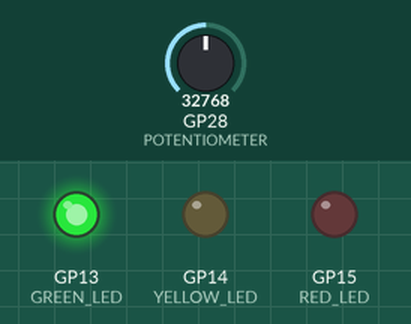
Bench run of a program on a simulated Raspberry Pi Pico running MicroPython. Parts: output pins drawn as LEDs (lit = HIGH). Inputs (shaded band) come from the test bench; at power-on: GP28 (POTENTIOMETER) = 32768 (analog values on the 0–65535 scale). What the program prints to the serial console is not drawn.

Above: at 1.2 s.
1.3 s: GP28 (POTENTIOMETER) set to 51408
2.8 s: GP28 (POTENTIOMETER) set to 52736
At 3.2 s:
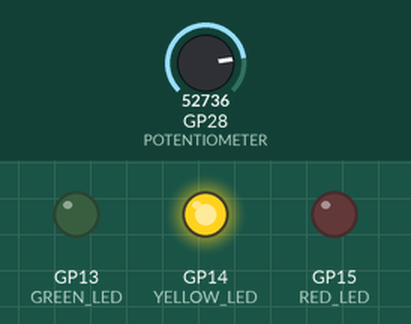
4.3 s: GP28 (POTENTIOMETER) set to 61408
5.8 s: GP28 (POTENTIOMETER) set to 62448
At 6.7 s:
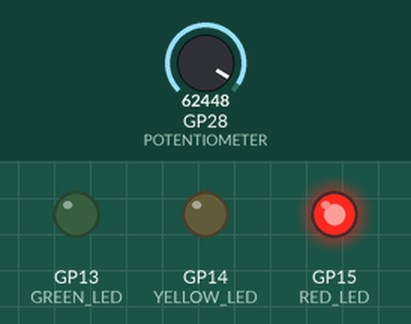
7.3 s: GP28 (POTENTIOMETER) set to 57670
At 7.8 s:
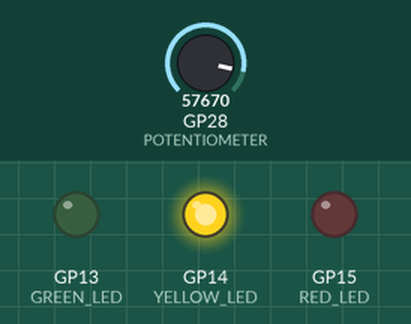
8.8 s: GP28 (POTENTIOMETER) set to 65535
At 10.2 s:
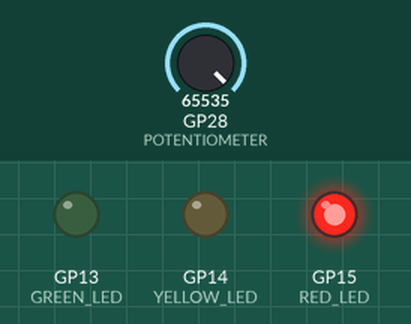
Timing chart, 0 to 11.3 s (numbered marks = the images above; inputs shaded):
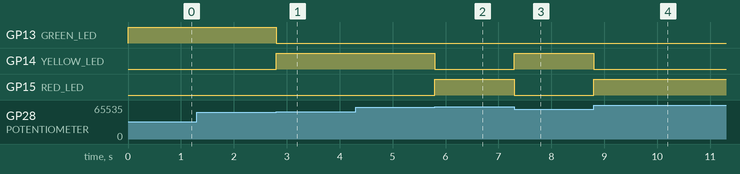

Measured:
- the behaviour switches between 52160 and 52176 on GP28 (POTENTIOMETER) (found by bisection; images 0 and 1)
- the behaviour switches between 61936 and 61952 on GP28 (POTENTIOMETER) (found by bisection; images 1 and 2)
- after the input at 2.8 s, GP13 (GREEN_LED): HIGH → LOW at once; GP14 (YELLOW_LED): LOW → HIGH at once
- after the input at 5.8 s, GP14 (YELLOW_LED): HIGH → LOW at once; GP15 (RED_LED): LOW → HIGH at once
- after the input at 7.3 s, GP14 (YELLOW_LED): LOW → HIGH at once; GP15 (RED_LED): HIGH → LOW at once
- after the input at 8.8 s, GP14 (YELLOW_LED): HIGH → LOW at once; GP15 (RED_LED): LOW → HIGH at once

The program:

main.py
```python
from machine import Pin, ADC

GREEN_LED = Pin(13, Pin.OUT)
YELLOW_LED = Pin(14, Pin.OUT)
RED_LED = Pin(15, Pin.OUT)

POTENTIOMETER = ADC(28)

def calculate_power_percentage(analog_digital_converter: ADC) -> int:
    adc_max = 65535
    adc_min = 340
    adc_current_value = analog_digital_converter.read_u16()

    max_mapped_value = 100
    min_mapped_value = 0

    mapped_value = ((adc_current_value-adc_min)/(adc_max - adc_min)) * (max_mapped_value - min_mapped_value) + min_mapped_value

    mapped_value = round(mapped_value, 0)

    return int(mapped_value)

is_green_led_on = False
is_yellow_led_on = False
is_red_led_on = False
previous_power_percentage = 0

while True:

    power_percentage = calculate_power_percentage(POTENTIOMETER)
    print("Power Percentage: ", power_percentage)

    # Only print our change in power percentage when it's gone up by at least 1
    if abs(power_percentage - previous_power_percentage) >= 5:
        previous_power_percentage = power_percentage
        print("Power Percentage: ", power_percentage)

    if power_percentage <= 79 and not is_green_led_on:
        YELLOW_LED.off()
        is_yellow_led_on = False
        RED_LED.off()
        is_red_led_on = False
        GREEN_LED.on()
        is_green_led_on = True
        print("Power level is 79% or lower")

    if power_percentage >= 80 and power_percentage <= 94 and not is_yellow_led_on:
        GREEN_LED.off()
        is_green_led_on = False
        RED_LED.off()
        is_red_led_on = False
        YELLOW_LED.on()
        is_yellow_led_on = True
        print("Power level is above 80%")

    if power_percentage >= 95 and not is_red_led_on:
        GREEN_LED.off()
        is_green_led_on = False
        YELLOW_LED.off()
        is_yellow_led_on = False
        RED_LED.on()
        is_red_led_on = True
        print("Power level dangerously close to 100")
```
